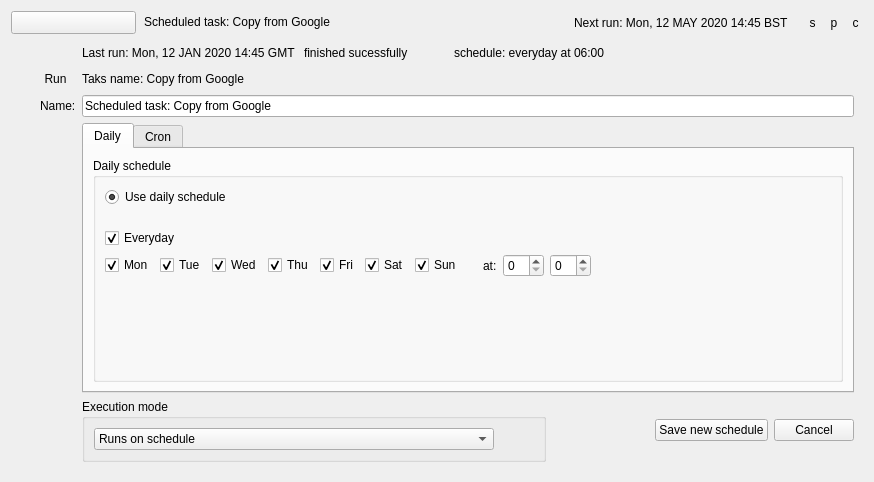
<?xml version="1.0" encoding="UTF-8"?>
<ui version="4.0">
 <class>ScheduleWidget</class>
 <widget class="QWidget" name="ScheduleWidget">
  <property name="geometry">
   <rect>
    <x>0</x>
    <y>0</y>
    <width>874</width>
    <height>482</height>
   </rect>
  </property>
  <property name="windowTitle">
   <string>Form</string>
  </property>
  <layout class="QVBoxLayout" name="verticalLayout">
   <property name="spacing">
    <number>0</number>
   </property>
   <item>
    <widget class="QWidget" name="widget" native="true">
     <layout class="QHBoxLayout" name="horizontalLayout">
      <property name="leftMargin">
       <number>0</number>
      </property>
      <property name="topMargin">
       <number>0</number>
      </property>
      <property name="rightMargin">
       <number>0</number>
      </property>
      <property name="bottomMargin">
       <number>0</number>
      </property>
      <item>
       <widget class="QToolButton" name="showDetails">
        <property name="minimumSize">
         <size>
          <width>125</width>
          <height>0</height>
         </size>
        </property>
        <property name="checkable">
         <bool>true</bool>
        </property>
        <property name="toolButtonStyle">
         <enum>Qt::ToolButtonTextBesideIcon</enum>
        </property>
        <property name="arrowType">
         <enum>Qt::NoArrow</enum>
        </property>
       </widget>
      </item>
      <item>
       <widget class="QLineEdit" name="info">
        <property name="sizePolicy">
         <sizepolicy hsizetype="Expanding" vsizetype="Fixed">
          <horstretch>3</horstretch>
          <verstretch>0</verstretch>
         </sizepolicy>
        </property>
        <property name="contextMenuPolicy">
         <enum>Qt::NoContextMenu</enum>
        </property>
        <property name="autoFillBackground">
         <bool>false</bool>
        </property>
        <property name="styleSheet">
         <string notr="true">* { background-color: rgba(0, 0, 0, 0); }</string>
        </property>
        <property name="text">
         <string>Scheduled task: Copy from Google</string>
        </property>
        <property name="frame">
         <bool>false</bool>
        </property>
        <property name="readOnly">
         <bool>true</bool>
        </property>
       </widget>
      </item>
      <item>
       <spacer name="horizontalSpacer_6">
        <property name="orientation">
         <enum>Qt::Horizontal</enum>
        </property>
        <property name="sizeType">
         <enum>QSizePolicy::Fixed</enum>
        </property>
        <property name="sizeHint" stdset="0">
         <size>
          <width>10</width>
          <height>20</height>
         </size>
        </property>
       </spacer>
      </item>
      <item>
       <widget class="QLabel" name="label_4">
        <property name="text">
         <string>Next run: Mon, 12 MAY 2020 14:45 BST</string>
        </property>
       </widget>
      </item>
      <item>
       <spacer name="horizontalSpacer">
        <property name="orientation">
         <enum>Qt::Horizontal</enum>
        </property>
        <property name="sizeType">
         <enum>QSizePolicy::Fixed</enum>
        </property>
        <property name="sizeHint" stdset="0">
         <size>
          <width>10</width>
          <height>20</height>
         </size>
        </property>
       </spacer>
      </item>
      <item>
       <widget class="QToolButton" name="start">
        <property name="styleSheet">
         <string notr="true">QToolButton { border: 0; }

QToolButton:pressed {
 border: 4;
 border-radius: 10px;
 border-style: inset;
 border-color: rgba(1, 1, 1, 0);
}</string>
        </property>
        <property name="text">
         <string>s</string>
        </property>
       </widget>
      </item>
      <item>
       <widget class="QToolButton" name="pause">
        <property name="toolTip">
         <string>Copy rclone command to clipboard</string>
        </property>
        <property name="statusTip">
         <string>Copy rclone command to clipboard</string>
        </property>
        <property name="styleSheet">
         <string notr="true">QToolButton { border: 0; }

QToolButton:pressed {
 border: 4;
 border-radius: 10px;
 border-style: inset;
 border-color: rgba(1, 1, 1, 0);
}</string>
        </property>
        <property name="text">
         <string>p</string>
        </property>
       </widget>
      </item>
      <item>
       <widget class="QToolButton" name="cancel">
        <property name="toolTip">
         <string>Stop</string>
        </property>
        <property name="statusTip">
         <string>Stop</string>
        </property>
        <property name="styleSheet">
         <string notr="true">QToolButton { border: 0; }

QToolButton:pressed {
 border: 4;
 border-radius: 10px;
 border-style: inset;
 border-color: rgba(1, 1, 1, 0);
}</string>
        </property>
        <property name="text">
         <string>c</string>
        </property>
       </widget>
      </item>
     </layout>
    </widget>
   </item>
   <item>
    <widget class="QWidget" name="details" native="true">
     <layout class="QGridLayout" name="gridLayout">
      <item row="3" column="2">
       <widget class="QTabWidget" name="tabWidget">
        <property name="currentIndex">
         <number>0</number>
        </property>
        <widget class="QWidget" name="tab">
         <attribute name="title">
          <string>Daily</string>
         </attribute>
         <layout class="QHBoxLayout" name="horizontalLayout_6">
          <item>
           <widget class="QGroupBox" name="groupBox_2">
            <property name="title">
             <string>Daily schedule</string>
            </property>
            <layout class="QVBoxLayout" name="verticalLayout_2">
             <item>
              <widget class="QRadioButton" name="radioButton">
               <property name="text">
                <string>Use daily schedule</string>
               </property>
               <property name="checked">
                <bool>true</bool>
               </property>
              </widget>
             </item>
             <item>
              <spacer name="verticalSpacer_3">
               <property name="orientation">
                <enum>Qt::Vertical</enum>
               </property>
               <property name="sizeType">
                <enum>QSizePolicy::Fixed</enum>
               </property>
               <property name="sizeHint" stdset="0">
                <size>
                 <width>20</width>
                 <height>15</height>
                </size>
               </property>
              </spacer>
             </item>
             <item>
              <widget class="QCheckBox" name="checkBox_4">
               <property name="text">
                <string>Everyday</string>
               </property>
               <property name="checked">
                <bool>true</bool>
               </property>
              </widget>
             </item>
             <item>
              <layout class="QHBoxLayout" name="horizontalLayout_4">
               <item>
                <widget class="QCheckBox" name="cb_mon">
                 <property name="text">
                  <string>Mon</string>
                 </property>
                 <property name="checked">
                  <bool>true</bool>
                 </property>
                </widget>
               </item>
               <item>
                <widget class="QCheckBox" name="cb_tue">
                 <property name="text">
                  <string>Tue</string>
                 </property>
                 <property name="checked">
                  <bool>true</bool>
                 </property>
                </widget>
               </item>
               <item>
                <widget class="QCheckBox" name="cb_wed">
                 <property name="text">
                  <string>Wed</string>
                 </property>
                 <property name="checked">
                  <bool>true</bool>
                 </property>
                </widget>
               </item>
               <item>
                <widget class="QCheckBox" name="cb_thu">
                 <property name="text">
                  <string>Thu</string>
                 </property>
                 <property name="checked">
                  <bool>true</bool>
                 </property>
                </widget>
               </item>
               <item>
                <widget class="QCheckBox" name="cb_fri">
                 <property name="text">
                  <string>Fri</string>
                 </property>
                 <property name="checked">
                  <bool>true</bool>
                 </property>
                </widget>
               </item>
               <item>
                <widget class="QCheckBox" name="cb_sat">
                 <property name="text">
                  <string>Sat</string>
                 </property>
                 <property name="checked">
                  <bool>true</bool>
                 </property>
                </widget>
               </item>
               <item>
                <widget class="QCheckBox" name="checkBox_7">
                 <property name="text">
                  <string>Sun</string>
                 </property>
                 <property name="checked">
                  <bool>true</bool>
                 </property>
                </widget>
               </item>
               <item>
                <spacer name="horizontalSpacer_3">
                 <property name="orientation">
                  <enum>Qt::Horizontal</enum>
                 </property>
                 <property name="sizeType">
                  <enum>QSizePolicy::Fixed</enum>
                 </property>
                 <property name="sizeHint" stdset="0">
                  <size>
                   <width>15</width>
                   <height>20</height>
                  </size>
                 </property>
                </spacer>
               </item>
               <item>
                <widget class="QLabel" name="label">
                 <property name="text">
                  <string>at:</string>
                 </property>
                </widget>
               </item>
               <item>
                <widget class="HoursSpinBox" name="hours">
                 <property name="maximum">
                  <number>23</number>
                 </property>
                 <property name="singleStep">
                  <number>1</number>
                 </property>
                 <property name="value">
                  <number>0</number>
                 </property>
                </widget>
               </item>
               <item>
                <widget class="MinutesSpinBox" name="minutes">
                 <property name="readOnly">
                  <bool>false</bool>
                 </property>
                 <property name="maximum">
                  <number>59</number>
                 </property>
                 <property name="singleStep">
                  <number>1</number>
                 </property>
                 <property name="value">
                  <number>0</number>
                 </property>
                </widget>
               </item>
               <item>
                <spacer name="horizontalSpacer_2">
                 <property name="orientation">
                  <enum>Qt::Horizontal</enum>
                 </property>
                 <property name="sizeHint" stdset="0">
                  <size>
                   <width>40</width>
                   <height>20</height>
                  </size>
                 </property>
                </spacer>
               </item>
              </layout>
             </item>
             <item>
              <spacer name="verticalSpacer_2">
               <property name="orientation">
                <enum>Qt::Vertical</enum>
               </property>
               <property name="sizeHint" stdset="0">
                <size>
                 <width>20</width>
                 <height>0</height>
                </size>
               </property>
              </spacer>
             </item>
            </layout>
           </widget>
          </item>
         </layout>
        </widget>
        <widget class="QWidget" name="tab_2">
         <attribute name="title">
          <string>Cron</string>
         </attribute>
         <layout class="QVBoxLayout" name="verticalLayout_5">
          <item>
           <widget class="QGroupBox" name="groupBox_3">
            <property name="title">
             <string>Cron based schedule</string>
            </property>
            <layout class="QVBoxLayout" name="verticalLayout_6">
             <item>
              <widget class="QRadioButton" name="radioButton_2">
               <property name="text">
                <string>Use cron based schedule</string>
               </property>
              </widget>
             </item>
             <item>
              <layout class="QHBoxLayout" name="horizontalLayout_5">
               <item>
                <widget class="QLabel" name="label_6">
                 <property name="text">
                  <string>Cron:</string>
                 </property>
                </widget>
               </item>
               <item>
                <widget class="QLineEdit" name="lineEdit">
                 <property name="minimumSize">
                  <size>
                   <width>0</width>
                   <height>24</height>
                  </size>
                 </property>
                 <property name="toolTip">
                  <string>Example cron &quot;30 6,18 */2 * MON-FRI&quot; runs from Mon to Fri, every 2nd day at 06:30 and 18:30.</string>
                 </property>
                 <property name="text">
                  <string>* * 0 1-2 5</string>
                 </property>
                </widget>
               </item>
               <item>
                <widget class="QToolButton" name="toolButton_5">
                 <property name="text">
                  <string>Validate</string>
                 </property>
                </widget>
               </item>
              </layout>
             </item>
             <item>
              <widget class="QLabel" name="cronExplanation">
               <property name="text">
                <string>&lt;html&gt;&lt;head/&gt;&lt;body&gt;&lt;p style=&quot;line-height:1.5&quot;&gt;Supports: (0-59), (0-23), (1-31), (1-12 or JAN-DEC), ((7)0-6 or SUN-MON) and special characters (* - / and ,).&lt;br/&gt;Try &lt;a href=&quot;https://crontab.guru/&quot;&gt;&lt;span style=&quot; text-decoration: underline; color:#0068da;&quot;&gt;crontab.guru&lt;/span&gt;&lt;/a&gt; for help. &lt;/p&gt;&lt;/body&gt;&lt;/html&gt;</string>
               </property>
               <property name="indent">
                <number>-1</number>
               </property>
               <property name="openExternalLinks">
                <bool>true</bool>
               </property>
              </widget>
             </item>
             <item>
              <spacer name="verticalSpacer">
               <property name="orientation">
                <enum>Qt::Vertical</enum>
               </property>
               <property name="sizeHint" stdset="0">
                <size>
                 <width>20</width>
                 <height>0</height>
                </size>
               </property>
              </spacer>
             </item>
            </layout>
           </widget>
          </item>
         </layout>
        </widget>
       </widget>
      </item>
      <item row="2" column="1">
       <widget class="QLabel" name="label_3">
        <property name="text">
         <string>Name:</string>
        </property>
       </widget>
      </item>
      <item row="0" column="2">
       <layout class="QHBoxLayout" name="horizontalLayout_8">
        <item alignment="Qt::AlignLeft">
         <widget class="QLabel" name="label_2">
          <property name="text">
           <string>Last run: Mon, 12 JAN 2020 14:45 GMT </string>
          </property>
         </widget>
        </item>
        <item>
         <widget class="QLabel" name="label_9">
          <property name="text">
           <string>finished sucessfully</string>
          </property>
         </widget>
        </item>
        <item>
         <spacer name="horizontalSpacer_9">
          <property name="orientation">
           <enum>Qt::Horizontal</enum>
          </property>
          <property name="sizeType">
           <enum>QSizePolicy::Fixed</enum>
          </property>
          <property name="sizeHint" stdset="0">
           <size>
            <width>40</width>
            <height>20</height>
           </size>
          </property>
         </spacer>
        </item>
        <item>
         <widget class="QLabel" name="label_8">
          <property name="text">
           <string>schedule: everyday at 06:00</string>
          </property>
         </widget>
        </item>
        <item>
         <spacer name="horizontalSpacer_8">
          <property name="orientation">
           <enum>Qt::Horizontal</enum>
          </property>
          <property name="sizeHint" stdset="0">
           <size>
            <width>40</width>
            <height>20</height>
           </size>
          </property>
         </spacer>
        </item>
       </layout>
      </item>
      <item row="1" column="2">
       <widget class="QLabel" name="label_5">
        <property name="text">
         <string>Taks name: Copy from Google</string>
        </property>
       </widget>
      </item>
      <item row="1" column="0">
       <spacer name="horizontalSpacer_5">
        <property name="orientation">
         <enum>Qt::Horizontal</enum>
        </property>
        <property name="sizeType">
         <enum>QSizePolicy::Fixed</enum>
        </property>
        <property name="sizeHint" stdset="0">
         <size>
          <width>20</width>
          <height>20</height>
         </size>
        </property>
       </spacer>
      </item>
      <item row="4" column="2">
       <layout class="QHBoxLayout" name="horizontalLayout_2">
        <item>
         <widget class="QGroupBox" name="groupBox">
          <property name="title">
           <string>Execution mode</string>
          </property>
          <layout class="QHBoxLayout" name="horizontalLayout_7">
           <item>
            <widget class="QComboBox" name="comboBox">
             <property name="minimumSize">
              <size>
               <width>400</width>
               <height>0</height>
              </size>
             </property>
             <item>
              <property name="text">
               <string>Runs on schedule</string>
              </property>
             </item>
             <item>
              <property name="text">
               <string>Adds to the queue on schedule</string>
              </property>
             </item>
             <item>
              <property name="text">
               <string>Runs if no other tasks running, otherwise adds to the queue</string>
              </property>
             </item>
            </widget>
           </item>
           <item>
            <spacer name="horizontalSpacer_7">
             <property name="orientation">
              <enum>Qt::Horizontal</enum>
             </property>
             <property name="sizeHint" stdset="0">
              <size>
               <width>40</width>
               <height>20</height>
              </size>
             </property>
            </spacer>
           </item>
          </layout>
         </widget>
        </item>
        <item>
         <spacer name="horizontalSpacer_10">
          <property name="orientation">
           <enum>Qt::Horizontal</enum>
          </property>
          <property name="sizeHint" stdset="0">
           <size>
            <width>40</width>
            <height>20</height>
           </size>
          </property>
         </spacer>
        </item>
        <item>
         <widget class="QPushButton" name="pushButton_2">
          <property name="text">
           <string>Save new schedule</string>
          </property>
         </widget>
        </item>
        <item>
         <widget class="QPushButton" name="pushButton">
          <property name="text">
           <string>Cancel</string>
          </property>
         </widget>
        </item>
       </layout>
      </item>
      <item row="1" column="1">
       <widget class="QToolButton" name="runTask">
        <property name="styleSheet">
         <string notr="true">QToolButton { border: 0; }

QToolButton:pressed {
 border: 4;
 border-radius: 10px;
 border-style: inset;
 border-color: rgba(1, 1, 1, 0);
}</string>
        </property>
        <property name="text">
         <string>Run</string>
        </property>
       </widget>
      </item>
      <item row="2" column="2">
       <widget class="QLineEdit" name="lineEdit_2">
        <property name="text">
         <string>Scheduled task: Copy from Google</string>
        </property>
        <property name="maxLength">
         <number>100</number>
        </property>
       </widget>
      </item>
     </layout>
    </widget>
   </item>
  </layout>
 </widget>
 <customwidgets>
  <customwidget>
   <class>HoursSpinBox</class>
   <extends>QSpinBox</extends>
   <header>hours_spinbox.h</header>
  </customwidget>
  <customwidget>
   <class>MinutesSpinBox</class>
   <extends>QSpinBox</extends>
   <header>minutes_spinbox.h</header>
  </customwidget>
 </customwidgets>
 <tabstops>
  <tabstop>showDetails</tabstop>
  <tabstop>cancel</tabstop>
 </tabstops>
 <resources/>
 <connections/>
</ui>
